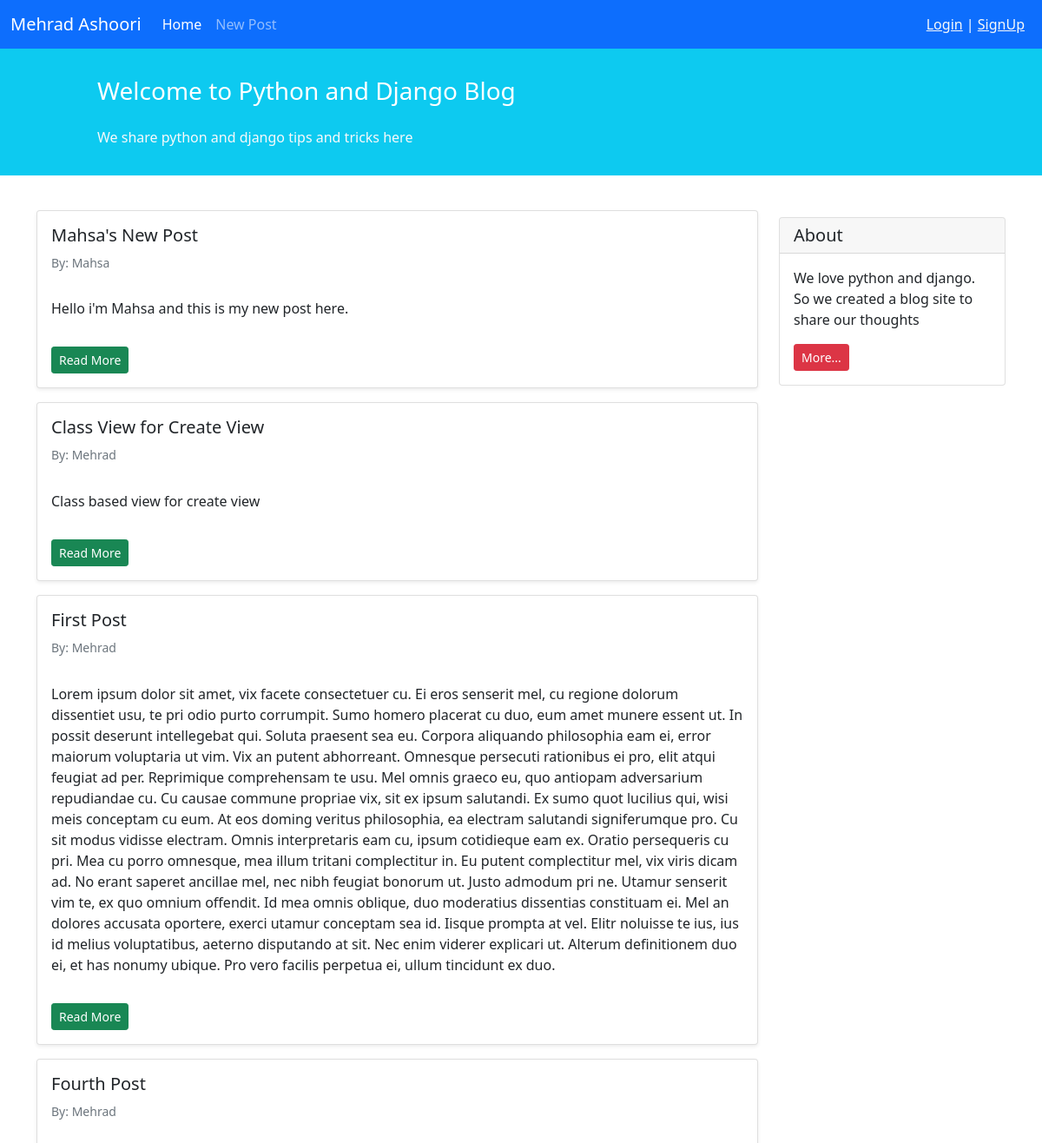
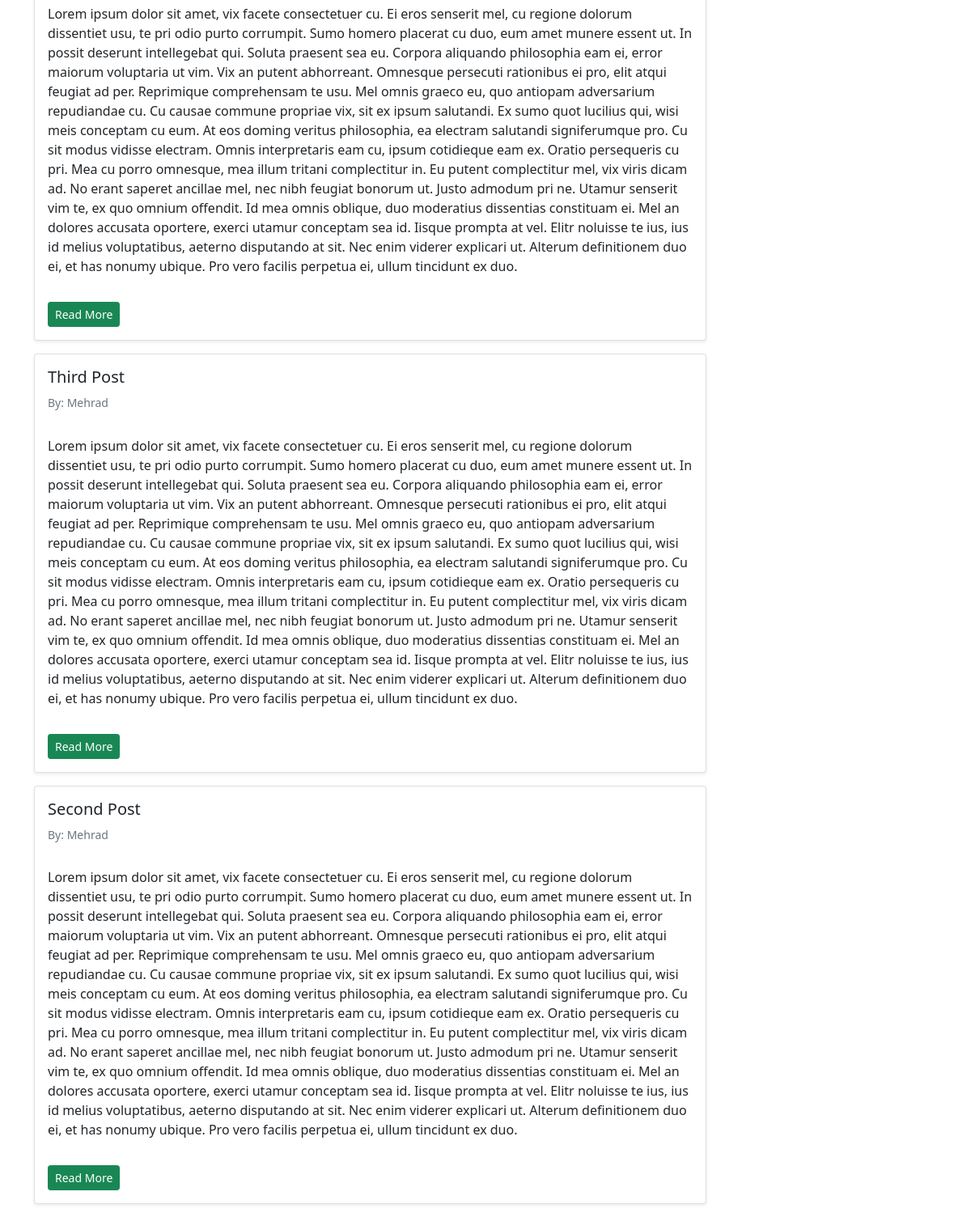
Screenshot of /blog/ with the database file from the repository (2 pictures, top to bottom).
### blog/models.py (models this page shows, shortened)
class Post(models.Model):
    STATUS_CHOICES = (
        ('pub', 'Published'),
        ('drf', 'Draft'),
    )
    title = models.CharField(max_length=100)
    text = models.TextField()
    author = models.ForeignKey('auth.User', on_delete=models.CASCADE)
    datetime_created = models.DateTimeField(auto_now_add=True)
    datetime_modified = models.DateTimeField(auto_now=True)
    status = models.CharField(choices=STATUS_CHOICES, max_length=3)

### blog/views.py (the view)
# urls.py: path('', views.PostListView.as_view(), name='posts_lists'),
class PostListView(generic.ListView):
    template_name = 'blog/posts_list.html'
    context_object_name = 'posts_list'
    def get_queryset(self):
        return Post.objects.filter(status='pub').order_by('-datetime_modified')

### blog/templates/blog/posts_list.html (shortened to what this page needs)
{% extends '_base.html' %}
{% block content %}
    <div class="container mt-4">
        <div class="row">
            <div class="col-9">
                {% for post in posts_list %}
                    <div class="card shadow-sm my-3">
                        <div class="card-body">
                            <h5 class="card-title">{{ post.title }}</h5>
                            <h6 class="card-subtitle mb-2 text-muted small py-2">By: {{ post.author }}</h6>
                            <p class="card-text py-3">
                                {{ post.text }}
                            </p>
                            <a href="{% url 'posts_detail' post.id %}" class="btn btn-sm btn-success">Read More</a>
                        </div>
                    </div>
                {% endfor %}
            </div>
            <div class="col-3">
                <div class="card my-4">
                    <h5 class="card-header">About</h5>
                    <div class="card-body">
                        <p class="card-text">We love python and django. So we created a blog site to share our
                            thoughts</p>
                        <a href="#"
                           class="btn btn-sm btn-danger">
                            More...
                        </a>
                    </div>
                </div>
            </div>
        </div>
    </div>
{% endblock %}

### templates/_base.html (shortened to what this page needs)
<!doctype html>
<html lang="en">
<head>
    <link href="https://cdn.jsdelivr.net/npm/bootstrap@5.1.3/dist/css/bootstrap.min.css" rel="stylesheet"
>
</head>
<body>
    <nav class="navbar navbar-expand-lg navbar-dark bg-primary">
        <div class="container-fluid">
            <a class="navbar-brand" href="#">Mehrad Ashoori</a>
            <div class="collapse navbar-collapse" id="navbarNavAltMarkup">
                <div class="navbar-nav">
                    <a class="nav-link active" aria-current="page" href="{% url 'posts_lists' %}">Home</a>
                    <a class="nav-link" href="{% url 'create_post' %}">New Post</a>
                </div>
            </div>
            <div class="mx-2 text-white">
                {% if user.is_authenticated %}
                    Welcome {{ user.username }} | <a class="text-light" href="{% url 'logout' %}">Logout</a>
                {% else %}
                <a class="text-light" href="{% url 'login' %}">Login</a> | <a class="text-light" href="{% url 'signup' %}">SignUp</a>
                {% endif %}
            </div>
        </div>
    </nav>
    <div class="container-fluid bg-info">
        <div class="row py-3">
            <div class="col-md-8 col-md-10 mx-auto">
                <h3 class="my-4 mt-3 text-white">Welcome to Python and Django Blog</h3>
                <p class="text-light">We share python and django tips and tricks here</p>
            </div>
        </div>
    </div>
    {% block content %}
    {% endblock %}
</body>
</html>

### rows the page displays
Post: title "Mahsa's New Post", author "Mahsa", text "Hello i'm Mahsa and this is my new post here."
Post: title "Class View for Create View", author "Mehrad", text "Class based view for create view"
Post: title "First Post", author "Mehrad", text "Lorem ipsum dolor sit amet, vix facete consectetuer cu. Ei eros senserit mel, cu regione dolorum dissentiet usu, te pri odio purto corrumpit. Sumo homero placerat cu duo, eum amet munere essent ut. In possit deserunt intellegebat qui. Soluta praesent sea eu. Corpora aliquando philosophia eam ei, error maiorum voluptaria ut vim. Vix an putent abhorreant. Omnesque persecuti rationibus ei pro, elit atqui feugiat ad per. Reprimique comprehensam te usu. Mel omnis graeco eu, quo antiopam adversarium repudiandae cu. Cu causae commune propriae vix, sit ex ipsum salutandi. Ex sumo quot lucilius qui, wisi meis conceptam cu eum. At eos doming veritus philosophia, ea electram salutandi signiferumque…"
Post: title "Fourth Post", author "Mehrad", text "Lorem ipsum dolor sit amet, vix facete consectetuer cu. Ei eros senserit mel, cu regione dolorum dissentiet usu, te pri odio purto corrumpit. Sumo homero placerat cu duo, eum amet munere essent ut. In possit deserunt intellegebat qui. Soluta praesent sea eu. Corpora aliquando philosophia eam ei, error maiorum voluptaria ut vim. Vix an putent abhorreant. Omnesque persecuti rationibus ei pro, elit atqui feugiat ad per. Reprimique comprehensam te usu. Mel omnis graeco eu, quo antiopam adversarium repudiandae cu. Cu causae commune propriae vix, sit ex ipsum salutandi. Ex sumo quot lucilius qui, wisi meis conceptam cu eum. At eos doming veritus philosophia, ea electram salutandi signiferumque…"
Post: title "Third Post", author "Mehrad", text "Lorem ipsum dolor sit amet, vix facete consectetuer cu. Ei eros senserit mel, cu regione dolorum dissentiet usu, te pri odio purto corrumpit. Sumo homero placerat cu duo, eum amet munere essent ut. In possit deserunt intellegebat qui. Soluta praesent sea eu. Corpora aliquando philosophia eam ei, error maiorum voluptaria ut vim. Vix an putent abhorreant. Omnesque persecuti rationibus ei pro, elit atqui feugiat ad per. Reprimique comprehensam te usu. Mel omnis graeco eu, quo antiopam adversarium repudiandae cu. Cu causae commune propriae vix, sit ex ipsum salutandi. Ex sumo quot lucilius qui, wisi meis conceptam cu eum. At eos doming veritus philosophia, ea electram salutandi signiferumque…"
Post: title "Second Post", author "Mehrad", text "Lorem ipsum dolor sit amet, vix facete consectetuer cu. Ei eros senserit mel, cu regione dolorum dissentiet usu, te pri odio purto corrumpit. Sumo homero placerat cu duo, eum amet munere essent ut. In possit deserunt intellegebat qui. Soluta praesent sea eu. Corpora aliquando philosophia eam ei, error maiorum voluptaria ut vim. Vix an putent abhorreant. Omnesque persecuti rationibus ei pro, elit atqui feugiat ad per. Reprimique comprehensam te usu. Mel omnis graeco eu, quo antiopam adversarium repudiandae cu. Cu causae commune propriae vix, sit ex ipsum salutandi. Ex sumo quot lucilius qui, wisi meis conceptam cu eum. At eos doming veritus philosophia, ea electram salutandi signiferumque…"
